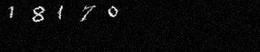
%> input picture HA1/inl1_to_students/inl1_to_students/ocr_project/datasets/home1/im113.jpg, 260 x 52 px, shrunk from 350 x 70 before the run
$ octave --eval "result = segment2features(imread('../../../../../HA1/inl1_to_students/inl1_to_students/ocr_project/datasets/home1/im113.jpg'));"   (GNU Octave 9; MATLAB toolbox functions it lacks are replaced by stand-ins)
%> lines starting %> are read from the running program, lines starting %| are printed output that depends on the picture; in (x1, y1, x2, y2) boxes, pixels count from 0 and x2, y2 are one past the last pixel; in counts of white or black regions, pixels touching at a corner belong together; the program's own positions count from 1
function features = segment2features(I)
% features = segment2features(I)
    [m,n] = size(I);
%> m = 52; n = 260
    CC =  bwconncomp(I,8);
%> CC = 1 connected component
    % Number of holes
    holes = bwconncomp(~I);
%> holes = 846 connected components
    nbr_holes = holes.NumObjects -1;
%> nbr_holes = 845
    A = regionprops(CC,'Area');
%> A = 1 region; Area: 12143
    P = regionprops(CC,'Perimeter');
%> P = 1 region; Perimeter: 648.3
    EN = regionprops(CC,'EulerNumber');
%> EN = 1 region; EulerNumber: -992
    C = regionprops(CC, 'Centroid');
%> C = 1 region; Centroid: [130.2 26.5]
    edges = edge(I,'canny'); %%good
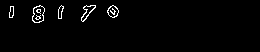
%> edges: size 52x260 logical; 2% white in thin lines or dots, all inside (x1, y1, x2, y2) = (9, 5, 119, 23)
    countEdges = nnz(edges); %number of nonzero matrix elements
%> countEdges = 265
    se = strel('sphere',5);
    I_filled = imdilate(I, se);
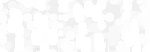
%> I_filled: size 52x150 uint8; min 232, max 255, mean 250.8
    [m2,n2] = size(I_filled);
%> m2 = 52; n2 = 150
    CC_filled =  bwconncomp(I_filled,8);
%> CC_filled = 1 connected component
    A_filled = regionprops(CC_filled,'Area');
%> A_filled = 1 region; Area: 7800
    diff_filled = A_filled.Area/(m2*n2) - A.Area/(m*n);
%> diff_filled = 0.102
    corneres = detectHarrisFeatures(I);
%> corneres = 21 points; strongest (x, y): (42, 19), (35, 19), (114, 16), (36, 11), (43, 11)
    noCorners = length(corneres);
%> noCorners = 21
    MajA = regionprops(CC,'MajorAxisLength');
%> MajA = 1 region; MajorAxisLength: 300.4
    MinA = regionprops(CC,'MinorAxisLength');
%> MinA = {MinorAxisLength 60.14}
    E = regionprops(CC, 'Eccentricity');
%> E = 1 region; Eccentricity: 0.98
    features = [A.Area/(m*n) P.Perimeter/(m*n) EN.EulerNumber C.Centroid(1)/n C.Centroid(2)/m E.Eccentricity nbr_holes];
%> features = [0.898 0.048 -992 0.501 0.51 0.98 845]
    %features = randn(6,1); % not a very useful feature vector...

$ run again, on HA1/inl1_to_students/inl1_to_students/ocr_project/datasets/home1/im117.jpg
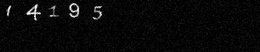
%> input picture HA1/inl1_to_students/inl1_to_students/ocr_project/datasets/home1/im117.jpg, 260 x 52 px, shrunk from 350 x 70 before the run
%> CC = 1 connected component
%> holes = 828 connected components
%> nbr_holes = 827
%> A = 1 region; Area: 12199
%> P = 1 region; Perimeter: 660.2
%> EN = 1 region; EulerNumber: -939
%> C = 1 region; Centroid: [130.5 26.5]
%> in segment2features, `edges = edge(I,'canny');`:
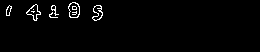
%> edges: size 52x260 logical; 2% white in thin lines or dots, all inside (x1, y1, x2, y2) = (6, 2, 103, 21)
%> countEdges = 269
%> CC_filled = 1 connected component
%> A_filled = 1 region; Area: 7800
%> diff_filled = 0.0977
%> corneres = 22 points; strongest (x, y): (29, 14), (72, 8), (35, 15), (32, 13), (74, 5)
%> noCorners = 22
%> MajA = 1 region; MajorAxisLength: 300.5
%> MinA = {MinorAxisLength 59.99}
%> E = 1 region; Eccentricity: 0.98
%> features = [0.902 0.0488 -939 0.502 0.509 0.98 827]
